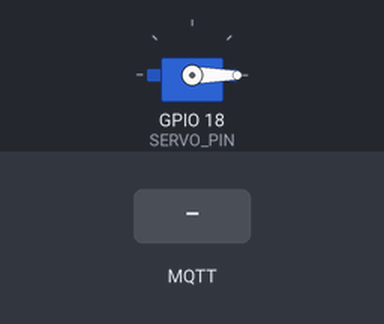
The sketch below on a simulated ESP32. Parts: servo. The test bench sets the inputs (shaded band). WiFi joins after 1.5 s; servers stay silent unless stated; random numbers use the default seed unless the sketch sets one; no MQTT or app messages arrive unless stated; what the sketch prints to the serial monitor is not drawn.

Above: at 2.7 s.
2.8 s: MQTT message "START" arrives on the first subscribed topic
At 3.58 s:
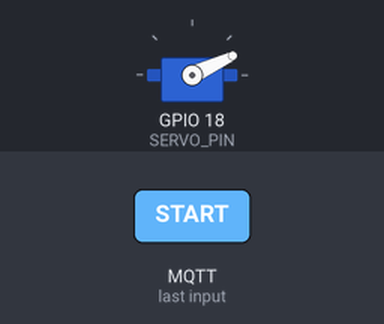
At 4.18 s:
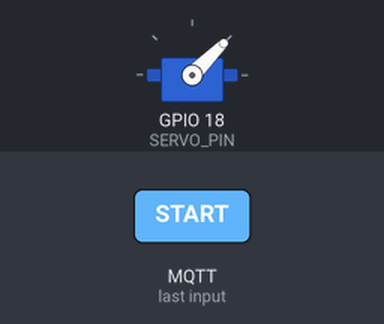
5.8 s: MQTT message "STOP" arrives on the first subscribed topic
At 5.8 s:
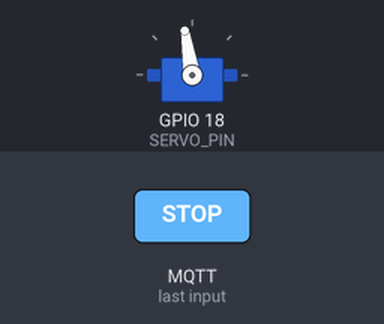
7.3 s: MQTT message "AUTO" arrives on the first subscribed topic
Timing chart, 0 to 16.3 s (numbered marks = the images above; inputs shaded):
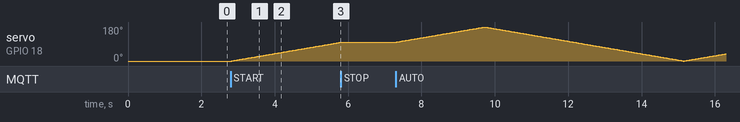

The sketch:

03_WiFi_MQTT_Test.ino.ino
```cpp
#include <WiFi.h>
#include <PubSubClient.h>
#include <ESP32Servo.h>

const char* WIFI_SSID = "YOUR_WIFI_NAME";
const char* WIFI_PASSWORD = "YOUR_WIFI_PASSWORD";

const char* MQTT_SERVER = "broker.hivemq.com";
const int MQTT_PORT = 1883;

const char* COMMAND_TOPIC =
  "student/radar/command";

const char* STATUS_TOPIC =
  "student/radar/status";

const int SERVO_PIN = 18;

WiFiClient espClient;
PubSubClient mqttClient(espClient);

Servo radarServo;

bool scanning = false;
bool emergencyStop = false;

int currentAngle = 0;
int direction = 1;

void connectWiFi() {

  WiFi.begin(
    WIFI_SSID,
    WIFI_PASSWORD
  );

  Serial.print("Connecting to Wi-Fi");

  while (WiFi.status() != WL_CONNECTED) {

    delay(500);
    Serial.print(".");
  }

  Serial.println();
  Serial.println("Wi-Fi connected");
}

void connectMQTT() {

  while (!mqttClient.connected()) {

    Serial.print("Connecting to MQTT...");

    String clientId = "ESP32-Radar-Test-";
    clientId += String(random(0xffff), HEX);

    if (mqttClient.connect(clientId.c_str())) {

      Serial.println("connected");

      mqttClient.subscribe(
        COMMAND_TOPIC
      );

      mqttClient.publish(
        STATUS_TOPIC,
        "ONLINE"
      );

    } else {

      Serial.print("Failed, state=");
      Serial.println(mqttClient.state());

      delay(2000);
    }
  }
}

void callback(
  char* topic,
  byte* payload,
  unsigned int length
) {

  String message;

  for (unsigned int i = 0; i < length; i++) {
    message += (char)payload[i];
  }

  Serial.print("Received: ");
  Serial.println(message);

  if (message == "START") {

    emergencyStop = false;
    scanning = true;

    mqttClient.publish(
      STATUS_TOPIC,
      "SCANNING"
    );
  }

  else if (message == "AUTO") {

    emergencyStop = false;
    scanning = true;

    mqttClient.publish(
      STATUS_TOPIC,
      "AUTO_MODE"
    );
  }

  else if (message == "STOP") {

    scanning = false;

    mqttClient.publish(
      STATUS_TOPIC,
      "STOPPED"
    );
  }

  else if (message == "EMERGENCY_STOP") {

    scanning = false;
    emergencyStop = true;

    mqttClient.publish(
      STATUS_TOPIC,
      "EMERGENCY_STOP"
    );

    Serial.println(
      "EMERGENCY STOP!"
    );
  }

  else if (
    message.startsWith("SET_ANGLE:")
  ) {

    if (!emergencyStop) {

      int angle =
        message.substring(10).toInt();

      if (angle >= 0 && angle <= 180) {

        currentAngle = angle;
        scanning = false;

        radarServo.write(
          currentAngle
        );

        Serial.print(
          "Servo angle: "
        );

        Serial.println(
          currentAngle
        );

        mqttClient.publish(
          STATUS_TOPIC,
          "MANUAL_ANGLE"
        );
      }
    }
  }
}

void scanRadar() {

  if (!scanning || emergencyStop) {
    return;
  }

  radarServo.write(
    currentAngle
  );

  delay(30);

  currentAngle += direction;

  if (currentAngle >= 180) {
    currentAngle = 180;
    direction = -1;
  }

  if (currentAngle <= 0) {
    currentAngle = 0;
    direction = 1;
  }
}

void setup() {

  Serial.begin(115200);

  radarServo.attach(SERVO_PIN);
  radarServo.write(0);

  connectWiFi();

  mqttClient.setServer(
    MQTT_SERVER,
    MQTT_PORT
  );

  mqttClient.setCallback(
    callback
  );
}

void loop() {

  if (!mqttClient.connected()) {
    connectMQTT();
  }

  mqttClient.loop();

  scanRadar();
}
```

Measured:
- after the input at 2.8 s, servo on GPIO 18 (SERVO_PIN): moves from 0° to 99° over 3.0 s, starting at once
- after the input at 5.8 s, every drawn part: stays the same
